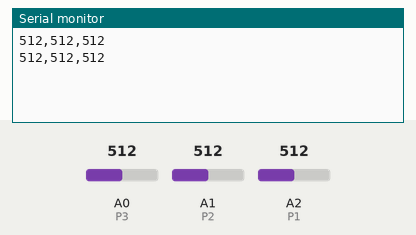
Recording of a sketch running on a simulated Arduino Uno, built with avr-gcc and run on an emulated ATmega328P. Parts: the last lines printed to the serial monitor. The test bench sets the inputs (shaded band); at power-on: A0 (P3) = 512, A1 (P2) = 512, A2 (P1) = 512. No radio packets arrive unless stated.

Above: at 2.8 s.
2.9 s: A0 (P3) set to 716
At 4.0 s:
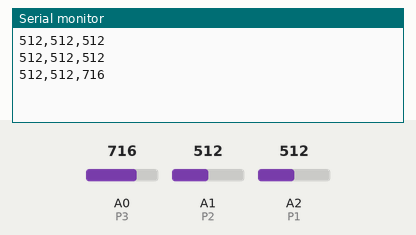
4.4 s: A1 (P2) set to 716
At 5.7 s:
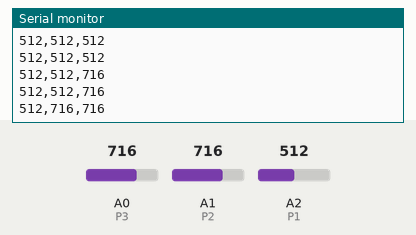
5.9 s: A2 (P1) set to 716
At 7.1 s:
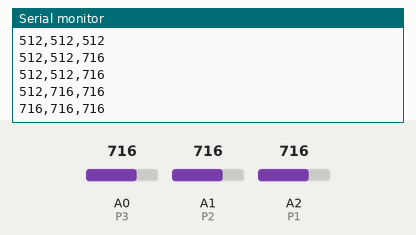
7.4 s: A0 (P3) set to 900
At 7.8 s:
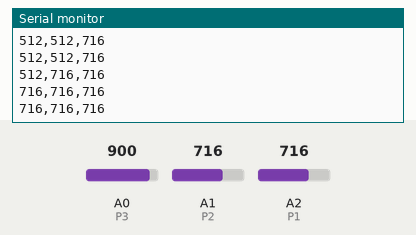
8.9 s: A1 (P2) set to 900
At 10.2 s:
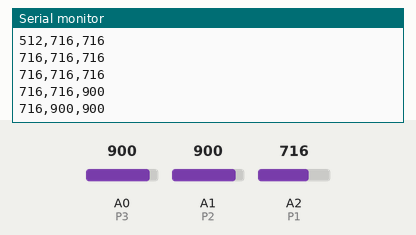
10.4 s: A2 (P1) set to 900
At 11.4 s:
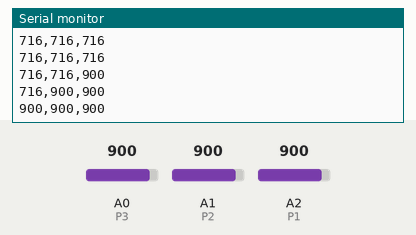
Timing chart, 0 to 12.9 s (numbered marks = the images above; inputs shaded):
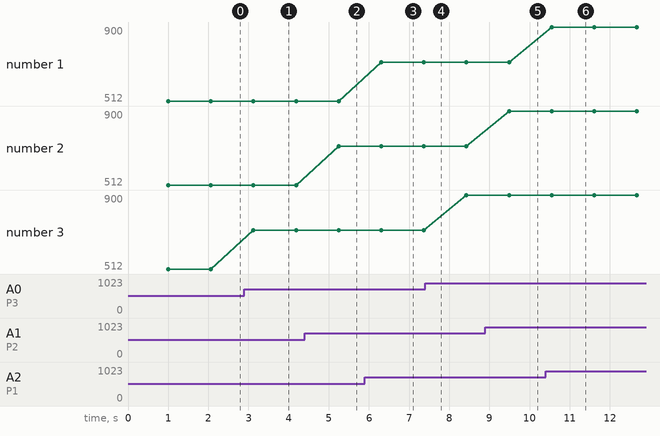

Measured:
- after the input at 2.9 s, the serial monitor: prints a new line after 0.22 s (image 1)
- after the input at 4.4 s, the serial monitor: prints a new line after 0.85 s (image 2)
- after the input at 5.9 s, the serial monitor: prints a new line after 0.41 s (image 3)
- after the input at 8.9 s, the serial monitor: prints a new line after 0.59 s (image 5)
- after the input at 10.4 s, the serial monitor: prints a new line after 0.15 s (image 6)
- plotted number 3: 512 → 716 after the input at 2.9 s, 716 → 900 after the input at 7.4 s

The sketch:

TxP.ino
```cpp
#include <VirtualWire.h>
#define P1 A2
#define P2 A1
#define P3 A0
#define dataPin 9

int sensorValue1 = 0, sensorValue2 = 0, sensorValue3 = 0;

void setup()
{
  Serial.begin(9600);
  vw_set_tx_pin(dataPin);
  vw_setup(2000);
}

void loop()
{
  delay(1000);
  LeerPotenciometros();
  TransmitirValores();
}

void LeerPotenciometros()
{
  sensorValue1 = analogRead(P1);
  sensorValue2 = analogRead(P2);
  sensorValue3 = analogRead(P3);
  Serial.println(String(sensorValue1)+","+String(sensorValue2)+","+String(sensorValue3));
}

void TransmitirValores()
{
  String str;
  char buf[VW_MAX_MESSAGE_LEN];
  str = String(sensorValue1)+","+String(sensorValue2)+","+String(sensorValue3); /// Convertir a string
  str.toCharArray(buf,sizeof(buf)); // Convertir a char array
  vw_send((uint8_t *)buf, strlen(buf)); // Enviar array
  vw_wait_tx(); // Esperar envio


  /*// Envio P1
  str = "a" + String(sensorValue1); /// Convertir a string
  str.toCharArray(buf,sizeof(buf)); // Convertir a char array
  vw_send((uint8_t *)buf, strlen(buf)); // Enviar array
  vw_wait_tx(); // Esperar envio


  // Envio P2
  str = "b" + String(sensorValue2); /// Convertir a string
  str.toCharArray(buf,sizeof(buf)); // Convertir a char array
  vw_send((uint8_t *)buf, strlen(buf)); // Enviar array
  vw_wait_tx(); // Esperar envio


  // Envio P3
  str = "c" + String(sensorValue3); /// Convertir a string
  str.toCharArray(buf,sizeof(buf)); // Convertir a char array
  vw_send((uint8_t *)buf, strlen(buf)); // Enviar array
  vw_wait_tx(); // Esperar envio*/
}
```
